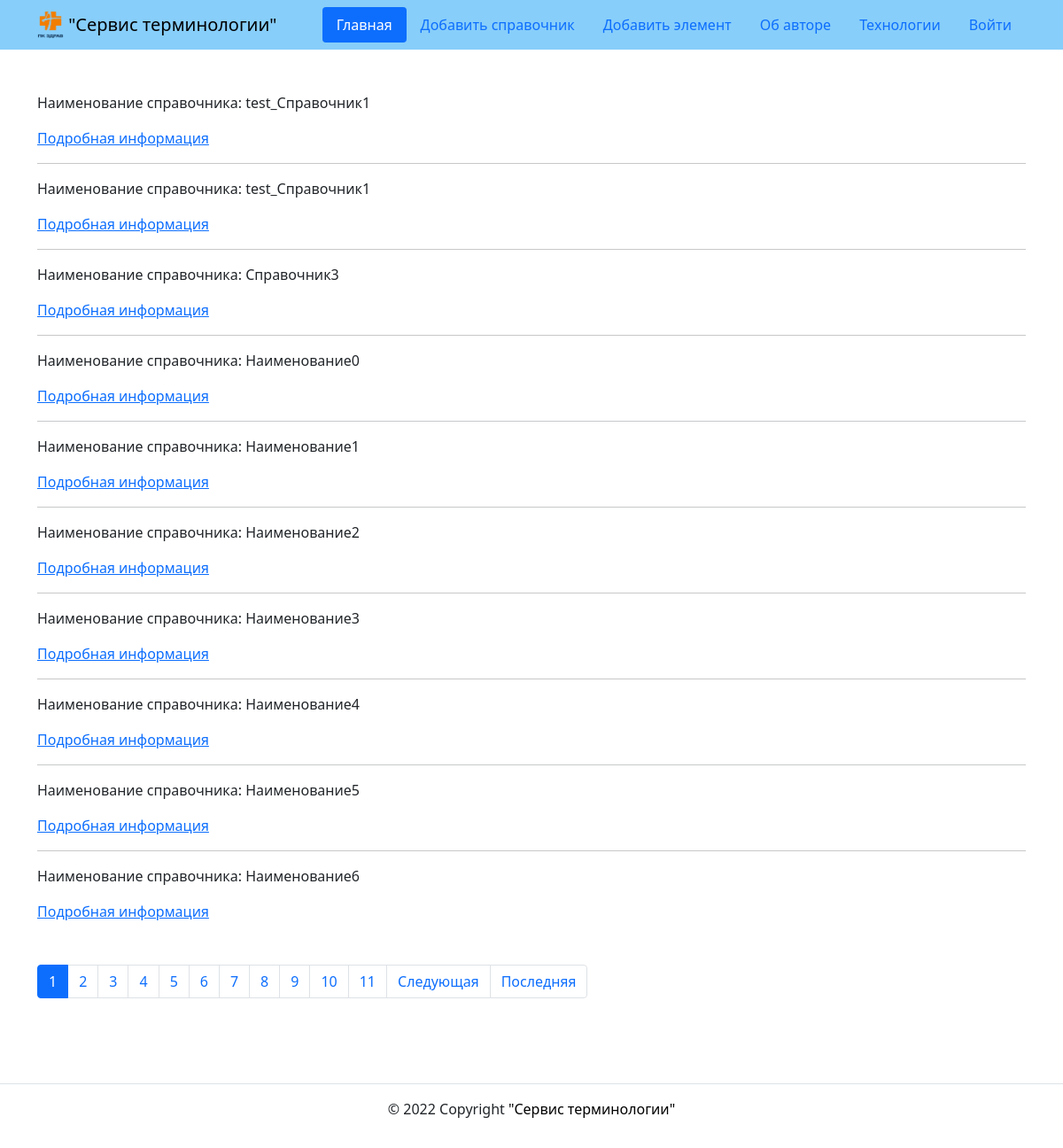
The page / on the database its author committed.
### reference_book/models.py (models this page shows, shortened)
class RBook(models.Model):
    name = models.CharField(
        max_length=200,
        verbose_name="наименование",
    )
    short_name = models.CharField(
        max_length=10,
        verbose_name="короткое наименование",
    )
    description = models.TextField(
        verbose_name="описание",
    )
    ver = models.CharField(
        max_length=200,
        verbose_name="версия",
    )
    date_begin = models.DateField(
        verbose_name="дата начала действия справочника",
    )
    class Meta:
        verbose_name = "Справочник"
        verbose_name_plural = "Справочники"
        unique_together = (
            "name",
            "ver",
        )

### reference_book/views.py (the view)
def index(request):
    reference_book = RBook.objects.all()
    paginator = Paginator(reference_book, settings.POSTS_FOR_PAGE)
    page_number = request.GET.get("page")
    page_obj = paginator.get_page(page_number)
    context = {
        "page_obj": page_obj,
    }
    return render(request, "reference_book/index.html", context)

### templates/reference_book/index.html (shortened to what this page needs)
{% extends 'base.html' %}
{% block content %}
<div class="container py-5">
    {% for reference_book in page_obj %}
    <p> Наименование справочника: {{ reference_book.name}} </p>
    <a href="{% url 'reference_book:reference_book_detail' reference_book.id %}">Подробная информация</a> <br>
    {% if not forloop.last %}
    <hr>
    {% endif %}
    {% endfor %}
  {% include 'includes/paginator.html' %}
</div>
{% endblock %}

### templates/base.html (shortened to what this page needs)
<!DOCTYPE html>
<html lang="ru">
<head>
  {% load static %}
  <link rel="stylesheet" href="{% static 'css/bootstrap.min.css' %}">
</head>
<body>
  <header>
    {% include 'includes/header.html' %}
  </header>
  <main>
    {% block content %}{% endblock %}
  </main>
  <footer>
    {% include 'includes/footer.html' %}
  </footer>
</body>
</html>

### templates/includes/header.html (shortened to what this page needs)
<header>
  <nav class="navbar navbar-light" style="background-color: lightskyblue">
    <div class="container">
      <a class="navbar-brand" href="{% url 'reference_book:index' %}">
        {% load static %}
        <img src="{% static 'img/logo.png' %}" width="30" height="30" class="d-inline-block align-top" alt="">
        <span style="color:black">"Cервис терминологии"</span>
      </a>
      <ul class="nav nav-pills">
        <li class="nav-item">
          <a class="nav-link {% if request.resolver_match.view_name  == 'reference_book:index' %}
            active
          {% endif %}" href="{% url 'reference_book:index' %}">
            Главная</a>
        </li>
        <li class="nav-item">
          <a class="nav-link " href="{% url 'reference_book:reference_book_create' %}">
            Добавить справочник</a>
        </li>
        <li class="nav-item">
          <a class="nav-link " href="{% url 'reference_book:element_create' %}">
            Добавить элемент</a>
        </li>
        <li class="nav-item">
          <a class="nav-link " href="{% url 'about:author' %}">
            Об авторе</a>
        </li>
        <li class="nav-item">
          <a class="nav-link " href="{% url 'about:tech' %}">Технологии</a>
        </li>
        {% if user.is_authenticated %}
        <li class="nav-item">
          <a class="nav-link" href="">
            Пользователь: {{ user.username }}
          </a>
        <li>
          {% else %}
        <li class="nav-item">
          <a class="nav-link" href="{% url 'admin:index' %}">
            Войти
          </a>
        </li>
        {% endif %}
      </ul>
    </div>
  </nav>
</header>

### templates/includes/paginator.html (shortened to what this page needs)
{% if page_obj.has_other_pages %}
<nav aria-label="Page navigation" class="my-5">
  <ul class="pagination">
    {% for i in page_obj.paginator.page_range %}
    {% if page_obj.number == i %}
    <li class="page-item active">
      <span class="page-link">{{ i }}</span>
    </li>
    {% else %}
    <li class="page-item">
      <a class="page-link" href="?page={{ i }}">{{ i }}</a>
    </li>
    {% endif %}
    {% endfor %}
    {% if page_obj.has_next %}
    <li class="page-item">
      <a class="page-link" href="?page={{ page_obj.next_page_number }}">
        Следующая
      </a>
    </li>
    <li class="page-item">
      <a class="page-link" href="?page={{ page_obj.paginator.num_pages }}">
        Последняя
      </a>
    </li>
    {% endif %}
  </ul>
</nav>
{% endif %}

### templates/includes/footer.html
<footer class="border-top text-center py-3">
  <p>© {% now "Y" %} Copyright <span style="color:black">"Cервис терминологии"</span>
  </p>
</footer>

### rows shown on the page
RBook: name "test_Справочник1"
RBook: name "test_Справочник1"
RBook: name "Справочник3"
RBook: name "Наименование0"
RBook: name "Наименование1"
RBook: name "Наименование2"
RBook: name "Наименование3"
RBook: name "Наименование4"
RBook: name "Наименование5"
RBook: name "Наименование6"

### other values the page prints
{{ i }} "1"
{{ i }} "2" "3" "4" "5" "6" "7" "8" "9" "10" "11"
